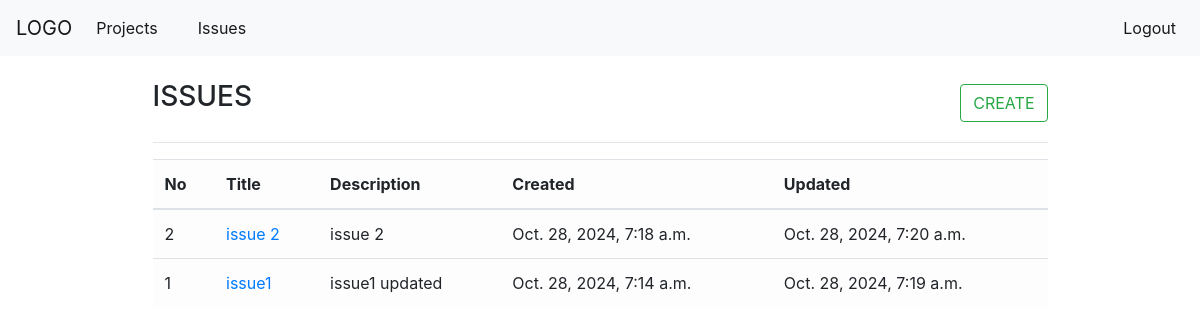
The page /issues/ (signed in) on the database its author committed.
### jira/models.py (models this page shows, shortened)
class JiraIssue(models.Model):
	name = models.CharField(max_length=250)
	detail = models.TextField()
	status = models.CharField(max_length = 50, choices=status, default="new")
	assigned_to=models.ForeignKey(User, null=True, on_delete=models.CASCADE)
	date_created = models.DateTimeField(auto_now_add=True)
	date_updated = models.DateTimeField(auto_now=True)
	class Meta:
		ordering = ['-date_updated']

### jira/views.py (the view)
# urls.py: path("issues/", views.showIssues, name='show-issues'),
@login_required
def showIssues(request):
	issues = JiraIssue.objects.filter(assigned_to=request.user)
	context = {
		'issues' : issues
	}
	return render(request, 'jira/issues.html', context)

### jira/templates/jira/issues.html (shortened to what this page needs)
{% extends 'base.html' %}
{%load crispy_forms_tags %}
{% block content %}
	<div class='container col-10 row-2'>
		<div class="d-flex justify-content-between">
			<h3>ISSUES</h3>
			<a href="{% url 'create-issue' %}"<button class="btn btn-outline-success mx-0 my-1">CREATE</button></a>
		</div>
		<hr>
		{% if issues %}
			<table class="table table-light table-hover">
				<thead>
					<tr>
						<th scope="col">No</th>
						<th scope="col">Title</th>
						<th scope="col">Description</th>
                        <th scope="col">Created</th>
                        <th scope="col">Updated</th>
					</tr>
				</thead>
					<tbody>
						{% for issue in issues %}
							<tr>
								<td scope="row">{{ issue.pk }}</td>
								<td><a href="{% url 'show-issues' %}">{{ issue.name }}</a></td>
								<td>{{ issue.detail }} </td>
                                <td>{{ issue.date_created }} </td>
                                <td>{{ issue.date_updated }} </td>
							</tr>
						{% endfor %}
					</tbody>
			</table>
		{% endif %}
	</div>
{% endblock %}

### rows shown on the page
JiraIssue: pk "2", name "issue 2", detail "issue 2", date_created "Oct. 28, 2024, 7:18 a.m.", date_updated "Oct. 28, 2024, 7:20 a.m."
JiraIssue: pk "1", name "issue1", detail "issue1 updated", date_created "Oct. 28, 2024, 7:14 a.m.", date_updated "Oct. 28, 2024, 7:19 a.m."
